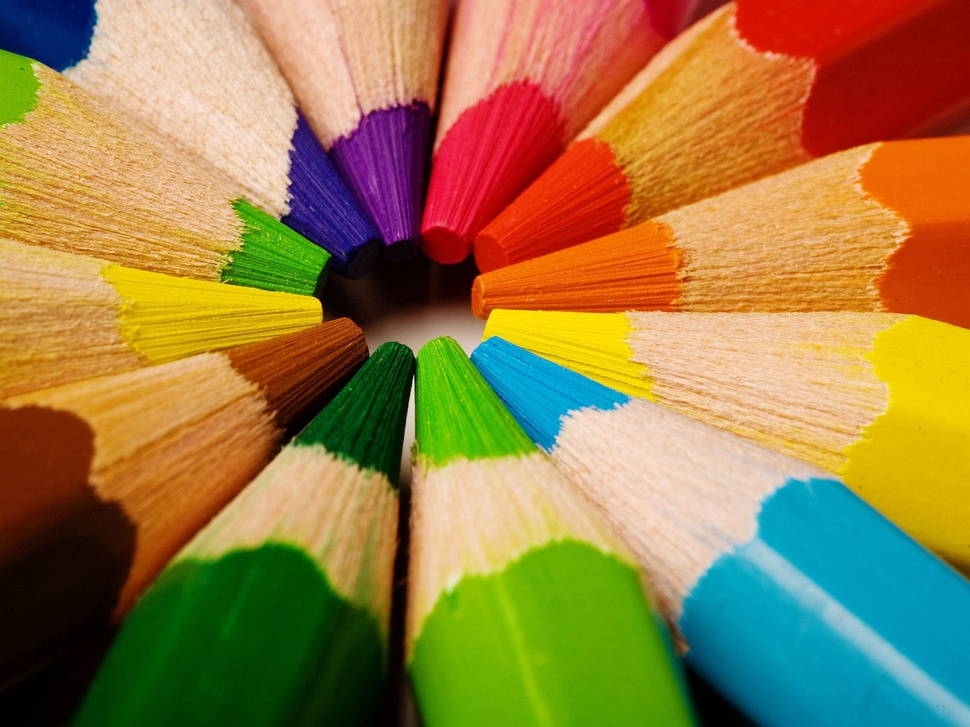
//> input picture opencv_cpp/opencv_cpp/img.jpg, 970 x 727 px, shrunk from 1600 x 1200 before the run, given in place of the camera
$ ./opencv_cpp   (built with g++ and OpenCV 4)
//> lines starting //> are read from the running program, lines starting //| are printed output that depends on the picture; after the words box and inside, x2 and y2 are one past the last pixel; in counts of white or black regions, pixels touching at a corner belong together
//> further down, src is the input picture: 727 rows x 970 cols, CV_8UC3; mean B, G, R 69.6, 125, 151.6
### opencv_cpp/opencv_cpp/pch.h
// Tips for Getting Started:
//   1. Use the Solution Explorer window to add/manage files
//   2. Use the Team Explorer window to connect to source control
//   3. Use the Output window to see build output and other messages
//   4. Use the Error List window to view errors
//   5. Go to Project > Add New Item to create new code files, or Project > Add Existing Item to add existing code files to the project
//   6. In the future, to open this project again, go to File > Open > Project and select the .sln file

#ifndef PCH_H
#define PCH_H

// TODO: add headers that you want to pre-compile here

#endif //PCH_H

### opencv_cpp/opencv_cpp/opencv_cpp.cpp
#include "pch.h"
#include<iostream>

#include<opencv2/opencv.hpp>

using namespace std;
using namespace cv;

Mat src, src_, src_gray, drawing;
Mat dst, detected_edges, dst_threshold;
int min_r = 0, min_g = 0, min_b = 0;
int max_r = 121, max_g = 157, max_b = 55;
int lowThreshold = 0;
const int max_lowThreshold = 255;
const int ratio_ = 3;
const int kernel_size = 3;
int erosion_elem = 0;
int erosion_size = 2;
int dilation_elem = 0;
int dilation_size = 18;
int const max_elem = 2;
int const max_kernel_size = 21;

int thresh = 100;
int max_thresh = 255;
RNG rng(12345);
// [71 lines left out: functions detect_text, CannyThreshold, not called in this run]
static void colorThreshold(int, void*)
{
	inRange(src, Scalar(min_r, min_g, min_b), Scalar(max_r, max_g, max_b), src_);
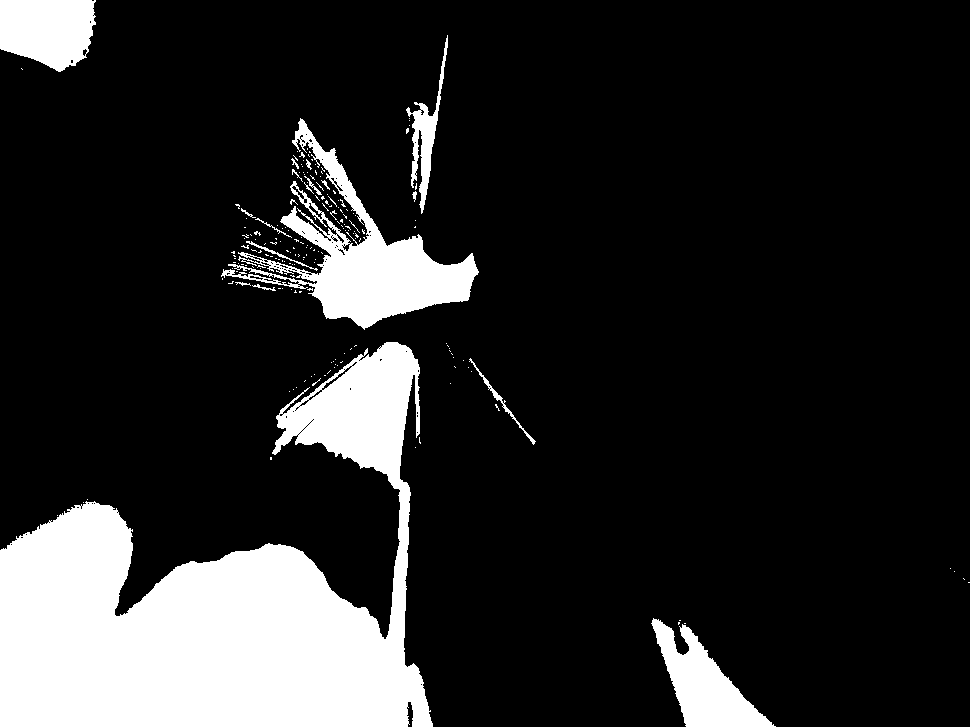
//> src_: 727 rows x 970 cols, CV_8UC1; 15.7% white; 193 white regions (174 under 20 px), largest, box (x1, y1, x2, y2) and area: (0, 342, 433, 727) 82165, (221, 118, 479, 330) 14122, (651, 618, 776, 727) 5702
	src_gray = src_;
	//imshow("SRC_threshold", src_);
}
void Erosion(int, void*)
{
	int erosion_type = 0;
	if (erosion_elem == 0) { erosion_type = MORPH_RECT; }
	else if (erosion_elem == 1) { erosion_type = MORPH_CROSS; }
	else if (erosion_elem == 2) { erosion_type = MORPH_ELLIPSE; }
	Mat element = getStructuringElement(erosion_type,
		Size(2 * erosion_size + 1, 2 * erosion_size + 1),
		Point(erosion_size, erosion_size));
	erode(src_, src_, element);
	//imshow("Erosion", src_);
}
void Dilation(int, void*)
{
	int dilation_type = 0;
	if (dilation_elem == 0) { dilation_type = MORPH_RECT; }
	else if (dilation_elem == 1) { dilation_type = MORPH_CROSS; }
	else if (dilation_elem == 2) { dilation_type = MORPH_ELLIPSE; }
	Mat element = getStructuringElement(dilation_type,
		Size(2 * dilation_size + 1, 2 * dilation_size + 1),
		Point(dilation_size, dilation_size));
	dilate(src_, src_, element);
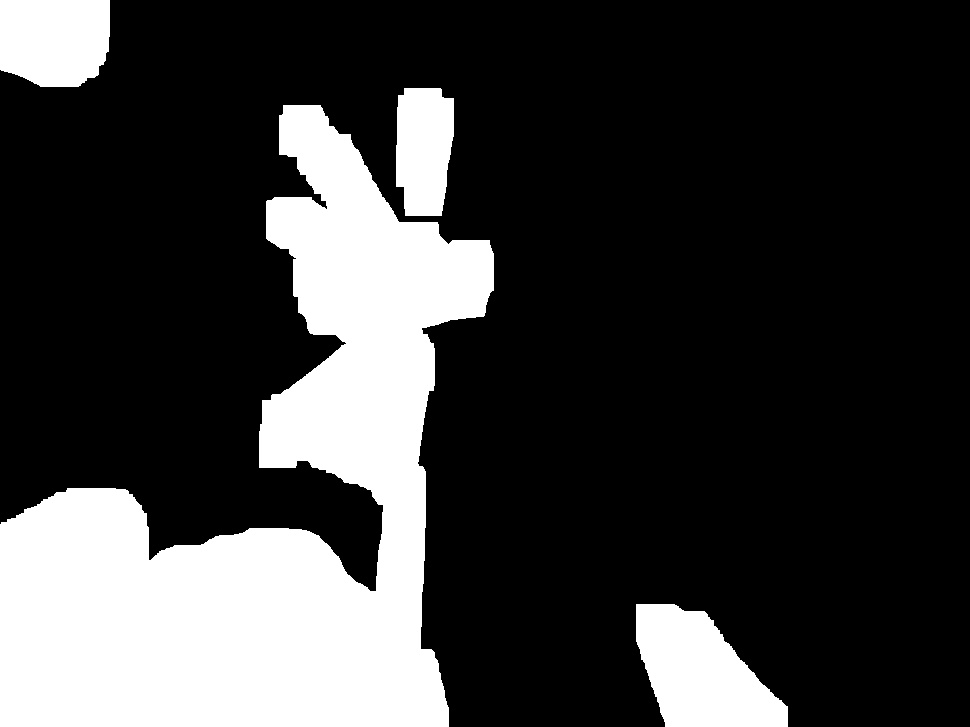
//> src_: 727 rows x 970 cols, CV_8UC1; 23.5% white; 4 white regions, box (x1, y1, x2, y2) and area: (0, 105, 494, 727) 138229, (636, 604, 788, 727) 12295, (0, 0, 110, 87) 8716, (396, 88, 454, 216) 6424
	//imshow("Dilation", src_);
}
/** @function thresh_callback */
// [23 lines left out: function thresh_callback, not called in this run]
int main(int, char**)
{
	VideoCapture cap(0); // open the default camera
	if (!cap.isOpened())  // check if we succeeded
		return -1;

	Mat edges;
	//namedWindow("edges", 1);
	while (true) {

		cap >> src; // get a new frame from camera
		//cvtColor(frame, edges, COLOR_BGR2GRAY);
		//GaussianBlur(frame, edges, Size(7, 7), 2000, 2000);

		//Canny(edges, edges, 0, 20, 3);
		dst.create(src.size(), src.type());
		/// Create Windows
		namedWindow("Color", 1);

		createTrackbar("min R:", "Color", &min_r, 255, colorThreshold);
		createTrackbar("min G:", "Color", &min_g, 255, colorThreshold);
		createTrackbar("min B:", "Color", &min_b, 255, colorThreshold);
		createTrackbar("max R:", "Color", &max_r, 255, colorThreshold);
		createTrackbar("max G:", "Color", &max_g, 255, colorThreshold);
		createTrackbar("max B:", "Color", &max_b, 255, colorThreshold);

		//namedWindow("edges", WINDOW_AUTOSIZE);

		/// Create Windows
		//namedWindow("Threshold", 1);

		//createTrackbar("Min Threshold:", "Threshold", &lowThreshold, max_lowThreshold, CannyThreshold);

		colorThreshold(0, 0);
		//cvtColor(src_, src_gray, COLOR_BGR2GRAY);
		namedWindow("Erosion Demo", WINDOW_AUTOSIZE);
		namedWindow("Dilation Demo", WINDOW_AUTOSIZE);
		moveWindow("Dilation Demo", src.cols, 0);
		createTrackbar("Element:\n 0: Rect \n 1: Cross \n 2: Ellipse", "Erosion Demo",
			&erosion_elem, max_elem,
			Erosion);
		createTrackbar("Kernel size:\n 2n +1", "Erosion Demo",
			&erosion_size, max_kernel_size,
			Erosion);
		createTrackbar("Element:\n 0: Rect \n 1: Cross \n 2: Ellipse", "Dilation Demo",
			&dilation_elem, max_elem,
			Dilation);
		createTrackbar("Kernel size:\n 2n +1", "Dilation Demo",
			&dilation_size, max_kernel_size,
			Dilation);
		Erosion(0, 0);
		Dilation(0, 0);
		//CannyThreshold(0, 0);
		//createTrackbar(" Canny thresh:", "Source", &thresh, max_thresh, thresh_callback);
		//thresh_callback(0, 0);


		//Define your destination image
		cv::Mat dstImage = cv::Mat::zeros(src.size(), src.type());
		//Now you can copy your source image to destination image with masking
		src.copyTo(dstImage, src_);
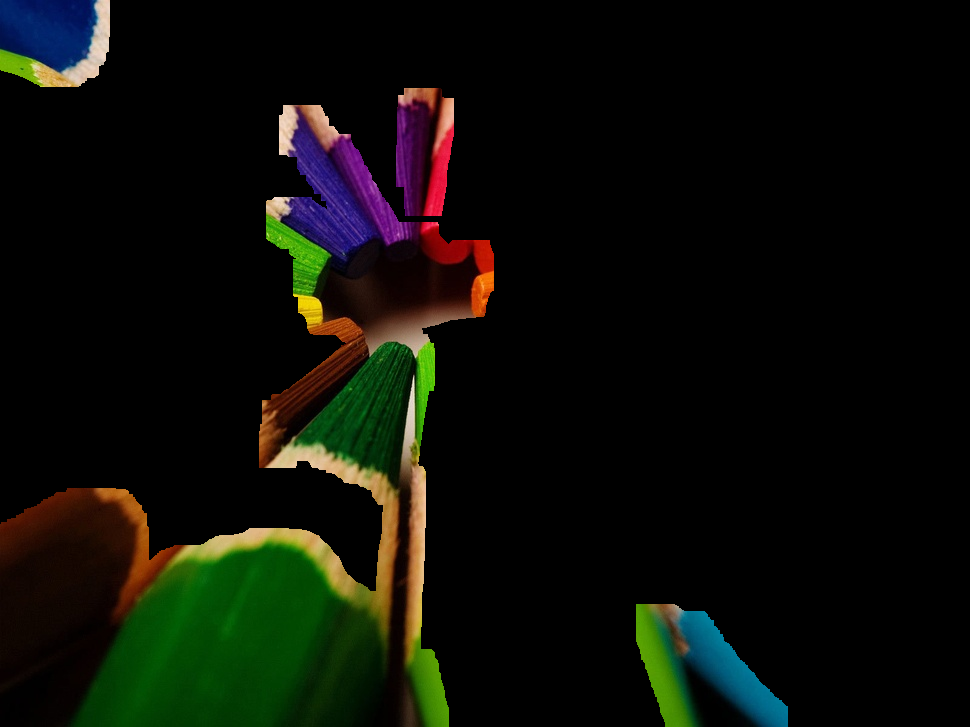
//> dstImage: 727 rows x 970 cols, CV_8UC3; mean B, G, R 7.1, 13.9, 11.9
		cv::imshow("dstImage", src);

		//detect_text(dstImage);

		if (waitKey(30) >= 0) break;
//> the Esc key is pressed
	}
	// the camera will be deinitialized automatically in VideoCapture destructor
	return 0;
}
